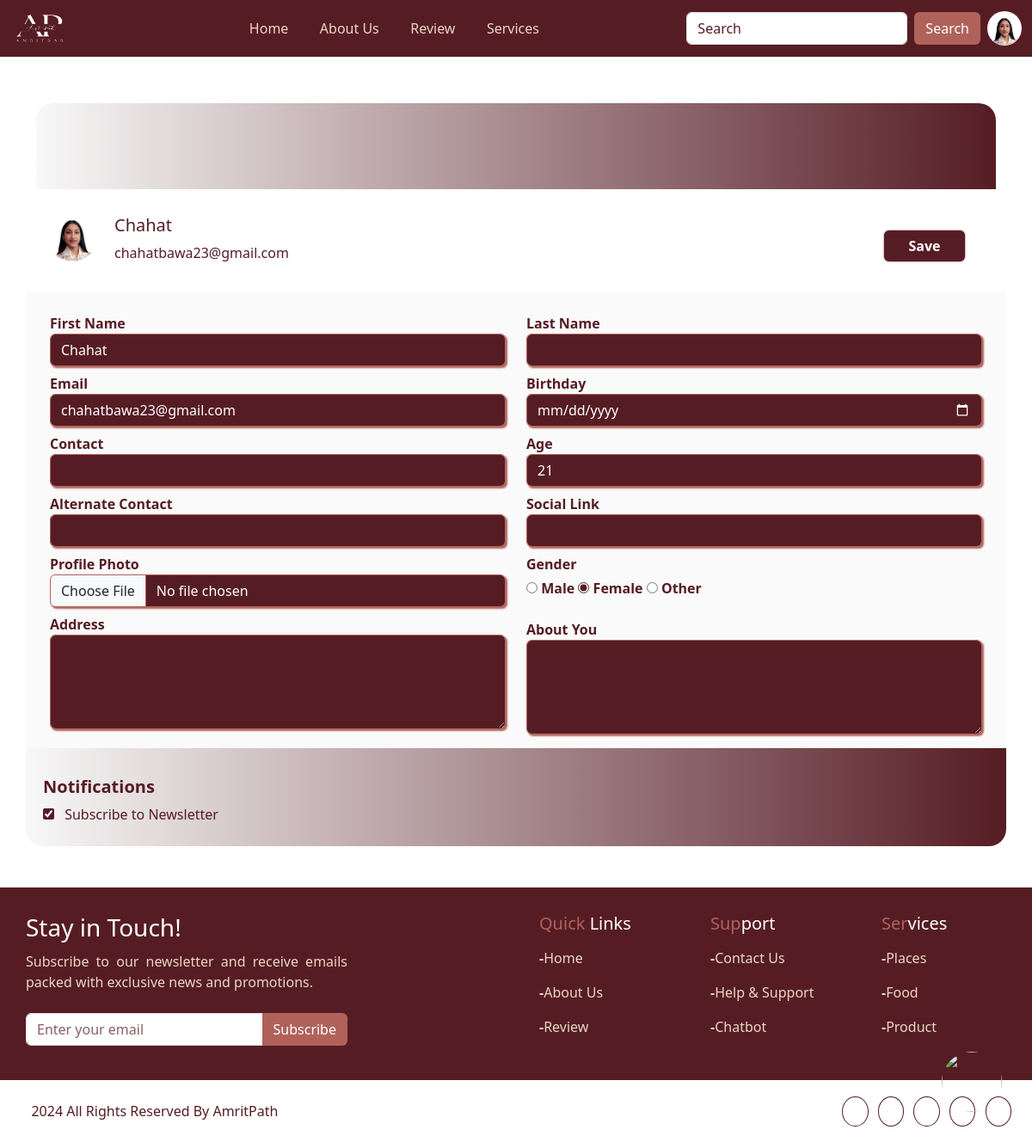
/edit_profile/ (signed in), run on the app's committed database.
### guide/models.py (models this page shows, shortened)
class Userregister(models.Model):
    USER_TYPES = (('Tourist', 'Tourist'),('Business Owner', 'Business Owner'),)
    firstname=models.CharField(max_length=200)
    lastname=models.CharField(max_length=200, null=True, blank=True)
    email=models.EmailField()
    password=models.CharField(max_length=200)
    category = models.CharField(max_length=50, choices=USER_TYPES, default='Tourist')
    contact = models.CharField(max_length=15, null=True, blank=True)
    alternate_contact = models.CharField(max_length=15, null=True, blank=True)
    birthday = models.DateField(null=True, blank=True)
    age = models.IntegerField(null=True, blank=True)
    social_link = models.URLField(null=True, blank=True)
    gender = models.CharField(max_length=10, null=True, blank=True)
    address = models.TextField(null=True, blank=True)
    bio = models.TextField(null=True, blank=True)
    photo = models.ImageField(upload_to='profile_photos/', null=True, blank=True)
    newsletter = models.BooleanField(default=False)

### guide/views.py (the view, shortened to what this page needs)
# urls.py: path('edit_profile/', views.edit_profile, name='edit_profile'),
def edit_profile(request):
    email_session = request.session.get('email')
    if not email_session:
        messages.error(request, "Please login first.")
        return redirect('login')
    try:
        user = Userregister.objects.get(email=email_session)
    except Userregister.DoesNotExist:
        messages.error(request, "User not found.")
        return redirect('login')
    return render(request, 'edit_profile.html', {'user': user})

### templates/edit_profile.html (shortened to what this page needs)
{% extends 'base.html' %}
{% load static %}
{% block content %}
<link rel="stylesheet" href='{% static "customcss/edit_profile.css" %}'>
<section style="margin-top: 120px;">
<div class="container">
    <form method="POST" enctype="multipart/form-data">
      	<div class="higher-div"></div>
      	<div class="middle-div row">
        	<div class="col-md-1 p-4">
	          	{% if user.photo %}
	            	<img src="{{ user.photo.url }}" class="rounded-circle" width="60" height="60">
	          	{% else %}
	            	<img src="{% static 'photos/profile.webp' %}" class="rounded-circle" width="60" height="60">
	          	{% endif %}
        	</div>
	        <div class="col-md-9 info ps-2">
	          	<h5>{{ user.firstname|default:"User" }} {% if user.lastname %} {{ user.lastname }} {% endif %}</h5>
	          	<p>{{ user.email }}</p>
	        </div>
	        <div class="col-md-2 p-5">
	          	<button type="submit" class="button form-control btn fw-bold">Save</button>
	        </div>
      	</div>
      	<div class="row p-3 data">
	        <div class="col-md-6">
	          	<label class="fw-bold mt-2">First Name</label>
	          	<input type="text" name="firstname" class="txt form-control"
	                 value="{{ user.firstname}}" readonly>
	          	<label class="fw-bold mt-2">Email</label>
	          	<input type="email" name="email" class="txt form-control"
	                 value="{{ user.email}}" readonly>
	          	<label class="fw-bold mt-2">Contact</label>
	          	<input type="tel" name="contact" class="txt form-control"
	                 pattern="[6-9]{1}[0-9]{9}"
	                 value="{{ user.contact|default:'' }}">
	          	<label class="fw-bold mt-2">Alternate Contact</label>
	          	<input type="tel" name="alternate_contact" class="txt form-control"
	                 pattern="[6-9]{1}[0-9]{9}"
	                 value="{{ user.alternate_contact|default:'' }}">
	          	<label class="fw-bold mt-2">Profile Photo</label>
	          	<input type="file" name="photo" class="txt form-control">
	          	<label class="fw-bold mt-2">Address</label>
	          	<textarea name="address" class="txt form-control" rows="4">{{ user.address|default:'' }}</textarea>
	        </div>
	        <div class="col-md-6">
	          	<label class="fw-bold mt-2">Last Name</label>
	          	<input type="text" name="lastname" class="txt form-control"
	                 value="{{ user.lastname|default:'' }}">
	         	<label class="fw-bold mt-2">Birthday</label>
	          	<input type="date" name="birthday" class="txt form-control"
	                 value="{{ user.birthday|date:'Y-m-d' }}">
	          	<label class="fw-bold mt-2">Age</label>
	          	<input type="number" name="age" class="txt form-control"
	                 min="1" max="120"
	                 value="{{ user.age|default:'' }}">
	          	<label class="fw-bold mt-2">Social Link</label>
	          	<input type="url" name="social_link" class="txt form-control"
	                 value="{{ user.social_link|default:'' }}">
	          	<label class="fw-bold mt-2 mb-1">Gender</label><br>
	          	<input type="radio" name="gender" value="Male"
	            {% if user.gender == "Male" %}checked{% endif %}> <label for="male" class="fw-bold">Male</label>
	          	<input type="radio" name="gender" value="Female"
	            {% if user.gender == "Female" %}checked{% endif %}> <label for="female" class="fw-bold">Female</label>
	          	<input type="radio" name="gender" value="Other"
	            {% if user.gender == "Other" %}checked{% endif %}> <label for="other" class="fw-bold">Other</label>
	          	<br><br>
	          	<label class="fw-bold ">About You</label>
	          	<textarea name="bio" class="txt form-control" rows="4">{{ user.bio|default:'' }}</textarea>
	        </div>
      	</div>
	    <div class="row mb-5">
	        <div class="col-md-12 bottom-div">
	          	<h5 class="fw-bold mt-2">Notifications</h5>
	          	<input type="checkbox" name="newsletter" value="yes"
	            {% if user.newsletter %}checked{% endif %}>
	          	<label class="ms-2">Subscribe to Newsletter</label>
	        </div>
	    </div>
    </form>
</div>
</section>
{% endblock %}

### templates/base.html (shortened to what this page needs)
{% load static %}
<!DOCTYPE html>
<html>
<head>
	<link rel="stylesheet" type="text/css" href='{% static "css/bootstrap.min.css" %}'>
	<link rel="stylesheet" type="text/css" href='{% static "customcss/base.css" %}'>
  <link rel="stylesheet" type="text/css" href='{%static "icofont/icofont.min.css" %}'>
  <link rel="stylesheet" type="text/css" href="{%static 'css\aos.css' %}">
</head>
<body>
<nav class="navbar navbar-expand-lg fixed-top">
  <div class="container-fluid">
    <a class="navbar-brand" href="{% url 'index' %}"><img src="{%static 'photos/logo.jpeg' %}" height="40px" width="70px;"></a>
    <div class="collapse navbar-collapse" id="navbarSupportedContent">
      <ul class="navbar-nav me-auto  ms-auto mb-2 mb-lg-0">
        <li class="nav-item">
          <a class="nav-link {% if request.path == '/' %}active{% endif %}" aria-current="page" href="{% url 'index' %}"> <i class="icofont-home me-2"></i>Home</a>
        </li>
        <li class="nav-item">
          <a class="nav-link {% if request.path == '/about_us/' %}active{% endif %}" href="{% url 'about_us' %}"><i class="icofont-info-circle me-2"></i>About Us</a>
        </li>
        <li class="nav-item">
          <a class="nav-link {% if request.path == '/review/' %}active{% endif %}" href="{% url 'review' %}"><i class="icofont-star me-2"></i>Review</a>
        </li>
        <li class="nav-item dropdown">
          <a class="nav-link dropdown-toggle " href="#" role="button" data-bs-toggle="dropdown" aria-expanded="false">
            <i class="icofont-compass-alt me-2"></i>Services
          </a>
        </li>
      </ul>
      <form class="d-flex" role="search" method="GET" action="{% url 'search' %}">
	    <input
	        class="form-control search-input me-2"
	        type="search"
	        name="q"
	        placeholder="Search"
	        aria-label="Search"
	        required
	    />
	    <button class="btn search me-2" type="submit">Search</button>
	</form>
      {% if request.session.email %}
	  <div class="dropdown">
  	  	<button class="btn p-0 border-0 bg-transparent dropdown-toggle" data-bs-toggle="dropdown"
  	  	aria-expanded="false">
    	{% if user.photo %}
              <img src="{{ user.photo.url }}"
                   class="rounded-circle"
                   width="40"
                   height="40"
                   alt="User">
            {% else %}
              <img src="{% static 'Photos/profile.webp' %}"
                   class="rounded-circle"
                   width="40"
                   height="40"
                   alt="Default User">
            {% endif %}
  		</button>
	  </div>
	  {% else %}
	  <a href="{% url 'login' %}" class="btn login"><i class="icofont-user me-2"></i>Login</a>
      {% endif %}
    </div>
  </div>
</nav>
<main>
{% block content %}
{% endblock %}
</main>
<footer>
	<div class="row footer">
		<div class="col-md-4">
			<h3>Stay in Touch!</h3>
			<p class="footer-text">Subscribe to our newsletter and receive emails packed with exclusive news and promotions.</p>
			<form method="POST" action="{% url 'subscribe_newsletter' %}">
			<div class="input-group mt-4">
			  <input type="email" name="email" class="form-control" placeholder="Enter your email" required>
			  <button class="btn search-footer" type="submit">Subscribe</button>
			</div>
			</form>
		</div>
		<div class="col-md-2"></div>
		<div class="col-md-2">
			<h5><span>Quick</span> Links</h5>
			<div class="links">
				<a href="{% url 'index' %}" ><b>-</b>Home </a><br>
				<a href="{% url 'about_us' %}" ><b>-</b>About Us</a><br>
				<a href="{% url 'review' %}" ><b>-</b>Review</a><br>
			</div>
		</div>
		<div class="col-md-2">
			<h5><span>Sup</span>port</h5>
			<div class="links">
				<a href="{% url 'contact_us' %}" ><b>-</b>Contact Us </a><br>
				<a href="{% url 'contact_us' %}" ><b>-</b>Help & Support</a><br>
				<a href="{% url 'chatbot' %}" ><b>-</b>Chatbot</a><br>
			</div>
		</div>
		<div class="col-md-2">
			<h5><span>Ser</span>vices</h5>
			<div class="links">
				<a href="{% url 'places_to_visit' %}" ><b>-</b>Places </a><br>
				<a href="{% url 'food_to_eat' %}" ><b>-</b>Food</a><br>
				<a href="{% url 'products_to_buy' %}" ><b>-</b>Product</a><br>
			</div>
		</div>
	</div>
	<div class="row p-4 bottom">
		<div class="col-md-6">
			<i class="icofont-copyright"></i>2024 All Rights Reserved By AmritPath
		</div>
		<div class="col-md-6 right">
			<a href="https://twitter.com" ><i class="icofont-twitter icon"></i></a>
			<a href="https://facebook.com" ><i class="icofont-facebook icon"></i></a>
			<a href="https://youtube.com" ><i class="icofont-youtube-play icon"></i></a>
			<a href="https://instagram.com" ><i class="icofont-instagram  icon"></i></a>
			<a href="https://linkedin.com" ><i class="icofont-linkedin icon"></i></a>
		</div>
	</div>
</footer>
{% if request.resolver_match.url_name != 'chatbot' %}
<a href="{% url 'chatbot' %}" class="chatbot-icon">
    <img src="{%static 'photos/chatbot1.png' %}" height="70px" width="70px" class="rounded-circle">
</a>
{% endif %}
</body>
</html>

### statics/customcss/base.css (style rules this page uses)
body { overflow-x: hidden; }
.navbar { background-color: #561c24; }
.navbar-brand { color: white; }
.nav-link { color: #e8d8c4; }
.search-input::placeholder { background-color: white; color: #561c24; }
.search { background-color: #b0625a; color: white; }
footer { overflow-x: hidden; }
.footer { background-color: #561c24; padding-bottom: 40px; padding-top: 30px; padding-left: 30px; }
h3 { color: white; }
.footer-text { margin-top: 10px; margin-bottom: 20px; color: #e8d8c4; text-align: justify; }
.search-footer { background-color: #b0625a; color: white; }
.input-group input[type="email"] { color: #561c24; outline: none; box-shadow: none; }
.input-group input[type="email"]::placeholder { color: #561c24; opacity: 0.7; }
h5 { color: white; }
span { color:#b0625a; }
.links { line-height: 2.5rem; }
a { text-decoration: none; color: #e8d8c4; }
.bottom { color:#561c24; }
.right { text-align: right; }
.right a .icon { border-color: #561c24; border-style: solid; border-radius: 50%; border-width: 1px; margin-left: 7px; padding: 8px; cursor: pointer; color: #561c24; }
.dropdown-toggle::after { content: none; }
.chatbot-icon { position: fixed; bottom: 20px; right: 20px; color: white; font-size: 22px; padding: 15px; border-radius: 50%; z-index: 9999; text-decoration: none; display: flex; align-items: center; justify-content: center; }

### statics/customcss/edit_profile.css (style rules this page uses)
.higher-div { height: 100px; background: linear-gradient(to right, #f8f8f8, #561c24); border-top-left-radius: 20px; border-top-right-radius: 20px; }
.middle-div { height: 120px; }
.info { padding-top: 30px; }
.info h5 { color: #561c24; }
.info p { color: #561c24; }
.button { color: white; background-color: #561c24; box-shadow: 0px 0px 2px #561c24; font-weight: bold; border: none; }
.bottom-div { background: linear-gradient(to right, #f8f8f8, #561c24); border-bottom-left-radius: 20px; border-bottom-right-radius: 20px; padding: 25px 20px; }
.bottom-div h5,label { color:#561c24; }
input[type="checkbox"] { accent-color: #561c24; }
input[type="radio"] { accent-color: #561c24; cursor: pointer; }
.data { background-color: #fafafa; }
.txt { background-color: #561c24 ; color: white; border-color:#b0625a !important ; box-shadow: 2px 2px 2px #b0625a !important; }
.txt::placeholder { background-color: #561c24 !important; color:white !important; }

### data on the page
Userregister: photo (picture), firstname "Chahat", email "chahatbawa23@gmail.com", age "21", gender "☑", newsletter "☑"
